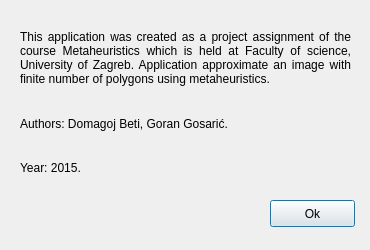
<?xml version="1.0" encoding="UTF-8"?>
<ui version="4.0">
 <class>About</class>
 <widget class="QDialog" name="About">
  <property name="geometry">
   <rect>
    <x>0</x>
    <y>0</y>
    <width>370</width>
    <height>250</height>
   </rect>
  </property>
  <property name="sizePolicy">
   <sizepolicy hsizetype="Fixed" vsizetype="Fixed">
    <horstretch>0</horstretch>
    <verstretch>0</verstretch>
   </sizepolicy>
  </property>
  <property name="minimumSize">
   <size>
    <width>370</width>
    <height>250</height>
   </size>
  </property>
  <property name="maximumSize">
   <size>
    <width>370</width>
    <height>250</height>
   </size>
  </property>
  <property name="windowTitle">
   <string>About</string>
  </property>
  <widget class="QPushButton" name="okButton">
   <property name="geometry">
    <rect>
     <x>270</x>
     <y>200</y>
     <width>85</width>
     <height>27</height>
    </rect>
   </property>
   <property name="text">
    <string>Ok</string>
   </property>
  </widget>
  <widget class="QWidget" name="layoutWidget">
   <property name="geometry">
    <rect>
     <x>20</x>
     <y>30</y>
     <width>331</width>
     <height>145</height>
    </rect>
   </property>
   <layout class="QVBoxLayout" name="verticalLayout">
    <item>
     <widget class="QLabel" name="labelDesciption">
      <property name="midLineWidth">
       <number>0</number>
      </property>
      <property name="text">
       <string>This application was created as a project assignment of the course Metaheuristics which is held at Faculty of science, University of Zagreb. Application approximate an image with finite number of polygons using metaheuristics.</string>
      </property>
      <property name="textFormat">
       <enum>Qt::AutoText</enum>
      </property>
      <property name="alignment">
       <set>Qt::AlignJustify|Qt::AlignTop</set>
      </property>
      <property name="wordWrap">
       <bool>true</bool>
      </property>
      <property name="margin">
       <number>0</number>
      </property>
      <property name="indent">
       <number>-1</number>
      </property>
     </widget>
    </item>
    <item>
     <spacer name="verticalSpacer">
      <property name="orientation">
       <enum>Qt::Vertical</enum>
      </property>
      <property name="sizeHint" stdset="0">
       <size>
        <width>20</width>
        <height>5</height>
       </size>
      </property>
     </spacer>
    </item>
    <item>
     <widget class="QLabel" name="label">
      <property name="text">
       <string>Authors: Domagoj Beti, Goran Gosarić.</string>
      </property>
     </widget>
    </item>
    <item>
     <spacer name="verticalSpacer_2">
      <property name="orientation">
       <enum>Qt::Vertical</enum>
      </property>
      <property name="sizeHint" stdset="0">
       <size>
        <width>20</width>
        <height>5</height>
       </size>
      </property>
     </spacer>
    </item>
    <item>
     <widget class="QLabel" name="label_2">
      <property name="text">
       <string>Year: 2015.</string>
      </property>
     </widget>
    </item>
   </layout>
  </widget>
 </widget>
 <resources/>
 <connections>
  <connection>
   <sender>okButton</sender>
   <signal>clicked()</signal>
   <receiver>About</receiver>
   <slot>close()</slot>
   <hints>
    <hint type="sourcelabel">
     <x>332</x>
     <y>263</y>
    </hint>
    <hint type="destinationlabel">
     <x>199</x>
     <y>149</y>
    </hint>
   </hints>
  </connection>
 </connections>
</ui>
